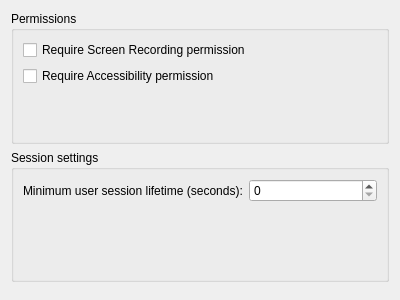
<?xml version="1.0" encoding="UTF-8"?>
<ui version="4.0">
 <class>MacOSPlatformConfigurationPage</class>
 <widget class="QWidget" name="MacOSPlatformConfigurationPage">
  <property name="geometry">
   <rect>
    <x>0</x>
    <y>0</y>
    <width>400</width>
    <height>300</height>
   </rect>
  </property>
  <property name="windowTitle">
   <string>macOS</string>
  </property>
  <layout class="QVBoxLayout" name="verticalLayout">
   <item>
    <widget class="QGroupBox" name="groupBoxPermissions">
     <property name="title">
      <string>Permissions</string>
     </property>
     <layout class="QFormLayout" name="formLayoutPermissions">
      <item row="0" column="0" colspan="2">
       <widget class="QCheckBox" name="requireScreenRecordingPermission">
        <property name="text">
         <string>Require Screen Recording permission</string>
        </property>
       </widget>
      </item>
      <item row="1" column="0" colspan="2">
       <widget class="QCheckBox" name="requireAccessibilityPermission">
        <property name="text">
         <string>Require Accessibility permission</string>
        </property>
       </widget>
      </item>
     </layout>
    </widget>
   </item>
   <item>
    <widget class="QGroupBox" name="groupBoxSession">
     <property name="title">
      <string>Session settings</string>
     </property>
     <layout class="QFormLayout" name="formLayoutSession">
      <item row="0" column="0">
       <widget class="QLabel" name="labelMinSessionLifetime">
        <property name="text">
         <string>Minimum user session lifetime (seconds):</string>
        </property>
       </widget>
      </item>
      <item row="0" column="1">
       <widget class="QSpinBox" name="minimumUserSessionLifetime">
        <property name="minimum">
         <number>0</number>
        </property>
        <property name="maximum">
         <number>60</number>
        </property>
       </widget>
      </item>
     </layout>
    </widget>
   </item>
   <item>
    <spacer name="verticalSpacer">
     <property name="orientation">
      <enum>Qt::Vertical</enum>
     </property>
    </spacer>
   </item>
  </layout>
 </widget>
 <resources/>
 <connections/>
</ui>
